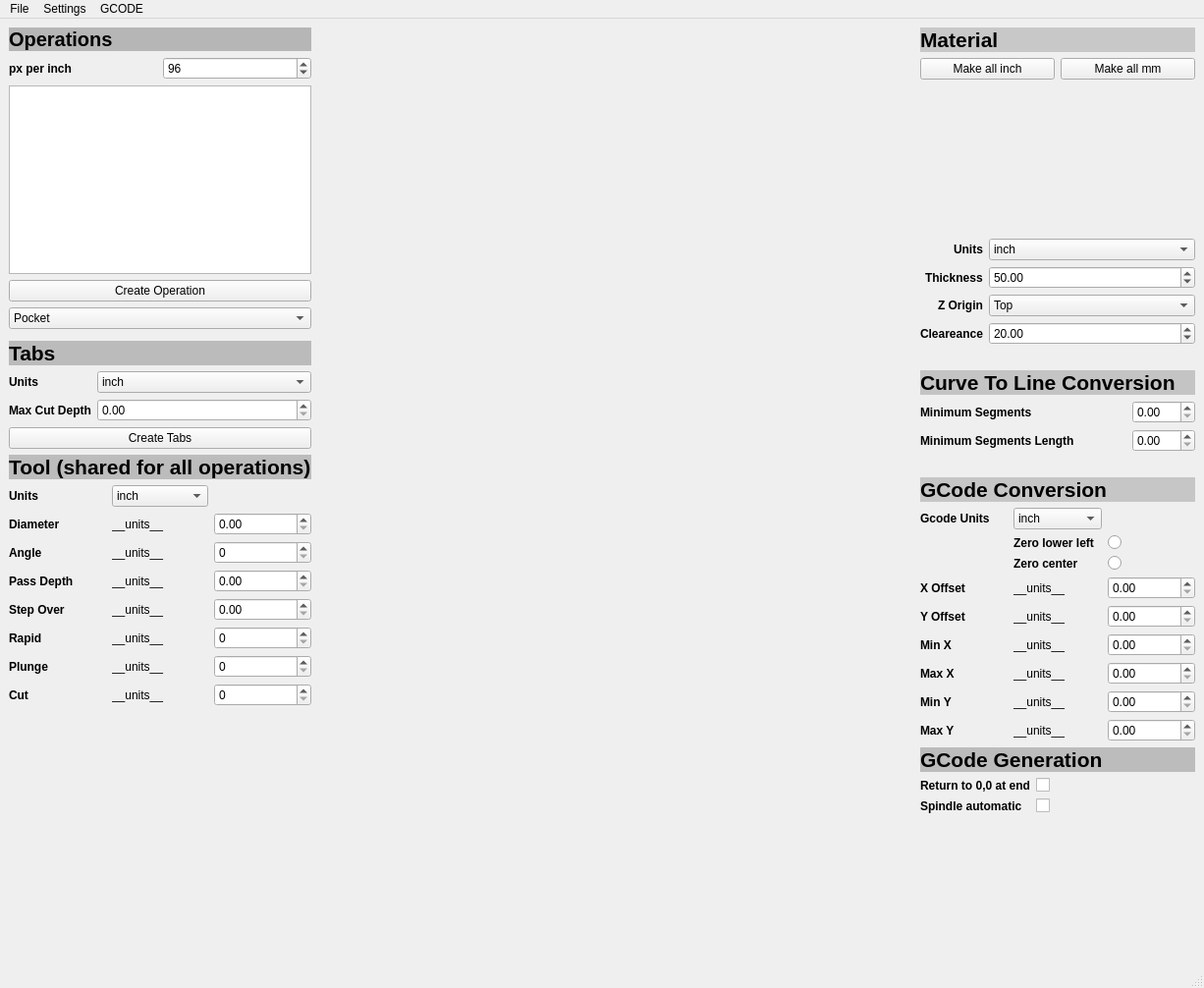
<?xml version="1.0" encoding="UTF-8"?>
<ui version="4.0">
 <class>main</class>
 <widget class="QMainWindow" name="main">
  <property name="geometry">
   <rect>
    <x>0</x>
    <y>0</y>
    <width>1226</width>
    <height>1006</height>
   </rect>
  </property>
  <property name="windowTitle">
   <string>main</string>
  </property>
  <widget class="QWidget" name="centralwidget">
   <layout class="QHBoxLayout" name="horizontalLayout_2" stretch="0,1,0">
    <item>
     <layout class="QVBoxLayout" name="verticalLayoutLeft" stretch="0,0,0,0">
      <item>
       <layout class="QVBoxLayout" name="verticalLayoutOperations">
        <item>
         <widget class="QLabel" name="labelOperations">
          <property name="font">
           <font>
            <pointsize>15</pointsize>
            <weight>75</weight>
            <bold>true</bold>
           </font>
          </property>
          <property name="autoFillBackground">
           <bool>false</bool>
          </property>
          <property name="styleSheet">
           <string notr="true">background-color: rgb(182, 182, 182);</string>
          </property>
          <property name="text">
           <string>Operations</string>
          </property>
         </widget>
        </item>
        <item>
         <layout class="QHBoxLayout" name="horizontalLayout">
          <item>
           <widget class="QLabel" name="labelPxPerInch">
            <property name="font">
             <font>
              <weight>75</weight>
              <bold>true</bold>
             </font>
            </property>
            <property name="text">
             <string>px per inch</string>
            </property>
           </widget>
          </item>
          <item>
           <widget class="QSpinBox" name="spinBoxPxPerInch">
            <property name="maximum">
             <number>126</number>
            </property>
            <property name="value">
             <number>96</number>
            </property>
           </widget>
          </item>
         </layout>
        </item>
        <item>
         <widget class="QTableWidget" name="tableWidget"/>
        </item>
        <item>
         <widget class="QPushButton" name="pushButton">
          <property name="text">
           <string>Create Operation</string>
          </property>
         </widget>
        </item>
        <item>
         <widget class="QComboBox" name="comboBoxOperation">
          <item>
           <property name="text">
            <string>Pocket</string>
           </property>
          </item>
          <item>
           <property name="text">
            <string>Inside</string>
           </property>
          </item>
          <item>
           <property name="text">
            <string>Outside</string>
           </property>
          </item>
          <item>
           <property name="text">
            <string>Engrave</string>
           </property>
          </item>
          <item>
           <property name="text">
            <string>V Pocket</string>
           </property>
          </item>
         </widget>
        </item>
        <item>
         <widget class="QWidget" name="widget_op" native="true"/>
        </item>
       </layout>
      </item>
      <item>
       <layout class="QVBoxLayout" name="verticalLayoutTabs" stretch="0,0,0">
        <item>
         <widget class="QLabel" name="label_Tabs">
          <property name="font">
           <font>
            <pointsize>16</pointsize>
            <weight>75</weight>
            <bold>true</bold>
           </font>
          </property>
          <property name="styleSheet">
           <string notr="true">background-color: rgb(187, 187, 187);</string>
          </property>
          <property name="text">
           <string>Tabs</string>
          </property>
         </widget>
        </item>
        <item>
         <layout class="QFormLayout" name="formLayout_Tabs">
          <property name="labelAlignment">
           <set>Qt::AlignLeading|Qt::AlignLeft|Qt::AlignVCenter</set>
          </property>
          <property name="formAlignment">
           <set>Qt::AlignLeading|Qt::AlignLeft|Qt::AlignTop</set>
          </property>
          <item row="0" column="0">
           <widget class="QLabel" name="label_TabsUnits">
            <property name="font">
             <font>
              <weight>75</weight>
              <bold>true</bold>
             </font>
            </property>
            <property name="text">
             <string>Units</string>
            </property>
           </widget>
          </item>
          <item row="0" column="1">
           <widget class="QComboBox" name="comboBox_Tabs_Units">
            <item>
             <property name="text">
              <string>inch</string>
             </property>
            </item>
            <item>
             <property name="text">
              <string>mm</string>
             </property>
            </item>
           </widget>
          </item>
          <item row="1" column="0">
           <widget class="QLabel" name="label_Tabs_MaxCutDepth">
            <property name="font">
             <font>
              <weight>75</weight>
              <bold>true</bold>
             </font>
            </property>
            <property name="text">
             <string>Max Cut Depth</string>
            </property>
           </widget>
          </item>
          <item row="1" column="1">
           <widget class="QDoubleSpinBox" name="doubleSpinBox_Tabs_MaxCutDepth"/>
          </item>
         </layout>
        </item>
        <item>
         <widget class="QPushButton" name="pushButton_Tabs_CreateTabs">
          <property name="text">
           <string>Create Tabs</string>
          </property>
         </widget>
        </item>
       </layout>
      </item>
      <item>
       <layout class="QVBoxLayout" name="verticalLayoutTools">
        <item>
         <widget class="QLabel" name="label_ToolTitle">
          <property name="font">
           <font>
            <pointsize>16</pointsize>
            <weight>75</weight>
            <bold>true</bold>
           </font>
          </property>
          <property name="styleSheet">
           <string notr="true">background-color: rgb(188, 188, 188);</string>
          </property>
          <property name="text">
           <string>Tool (shared for all operations)</string>
          </property>
         </widget>
        </item>
        <item>
         <layout class="QGridLayout" name="gridLayout_Tool">
          <item row="0" column="0">
           <widget class="QLabel" name="label_Tool_Units">
            <property name="font">
             <font>
              <weight>75</weight>
              <bold>true</bold>
             </font>
            </property>
            <property name="text">
             <string>Units</string>
            </property>
           </widget>
          </item>
          <item row="0" column="1">
           <widget class="QComboBox" name="comboBox_Tool_Units">
            <item>
             <property name="text">
              <string>inch</string>
             </property>
            </item>
            <item>
             <property name="text">
              <string>mm</string>
             </property>
            </item>
           </widget>
          </item>
          <item row="1" column="0">
           <widget class="QLabel" name="label_Tool_Diameter">
            <property name="font">
             <font>
              <weight>75</weight>
              <bold>true</bold>
             </font>
            </property>
            <property name="text">
             <string>Diameter</string>
            </property>
           </widget>
          </item>
          <item row="1" column="1">
           <widget class="QLabel" name="label_Tool_Diameter_UnitsDescr">
            <property name="text">
             <string>__units__</string>
            </property>
           </widget>
          </item>
          <item row="1" column="2">
           <widget class="QDoubleSpinBox" name="doubleSpinBox_Tool_Diameter"/>
          </item>
          <item row="2" column="0">
           <widget class="QLabel" name="label_Tool_Angle">
            <property name="font">
             <font>
              <weight>75</weight>
              <bold>true</bold>
             </font>
            </property>
            <property name="text">
             <string>Angle</string>
            </property>
           </widget>
          </item>
          <item row="2" column="1">
           <widget class="QLabel" name="label_Tool_Angle_UnitsDescr">
            <property name="text">
             <string>__units__</string>
            </property>
           </widget>
          </item>
          <item row="3" column="0">
           <widget class="QLabel" name="label_Tool_PassDepth">
            <property name="font">
             <font>
              <weight>75</weight>
              <bold>true</bold>
             </font>
            </property>
            <property name="text">
             <string>Pass Depth</string>
            </property>
           </widget>
          </item>
          <item row="3" column="1">
           <widget class="QLabel" name="label_Tool_PassDepth_UnitsDescr">
            <property name="text">
             <string>__units__</string>
            </property>
           </widget>
          </item>
          <item row="3" column="2">
           <widget class="QDoubleSpinBox" name="doubleSpinBox_Tool_PassDepth"/>
          </item>
          <item row="4" column="0">
           <widget class="QLabel" name="label_Tool_StepOver">
            <property name="font">
             <font>
              <weight>75</weight>
              <bold>true</bold>
             </font>
            </property>
            <property name="text">
             <string>Step Over</string>
            </property>
           </widget>
          </item>
          <item row="4" column="1">
           <widget class="QLabel" name="label_Tool_StepOver_UnitsDescr">
            <property name="text">
             <string>__units__</string>
            </property>
           </widget>
          </item>
          <item row="4" column="2">
           <widget class="QDoubleSpinBox" name="doubleSpinBox_Tool_StepOver"/>
          </item>
          <item row="5" column="0">
           <widget class="QLabel" name="label_Tool_Rapid">
            <property name="font">
             <font>
              <weight>75</weight>
              <bold>true</bold>
             </font>
            </property>
            <property name="text">
             <string>Rapid</string>
            </property>
           </widget>
          </item>
          <item row="5" column="1">
           <widget class="QLabel" name="label_Tool_Rapid_UnitsDescr">
            <property name="text">
             <string>__units__</string>
            </property>
           </widget>
          </item>
          <item row="6" column="0">
           <widget class="QLabel" name="label_Tool_Plunge">
            <property name="font">
             <font>
              <weight>75</weight>
              <bold>true</bold>
             </font>
            </property>
            <property name="text">
             <string>Plunge</string>
            </property>
           </widget>
          </item>
          <item row="6" column="1">
           <widget class="QLabel" name="label_Tool_Plunge_UnitsDescr">
            <property name="text">
             <string>__units__</string>
            </property>
           </widget>
          </item>
          <item row="7" column="0">
           <widget class="QLabel" name="label_Tool_Cut">
            <property name="font">
             <font>
              <weight>75</weight>
              <bold>true</bold>
             </font>
            </property>
            <property name="text">
             <string>Cut</string>
            </property>
           </widget>
          </item>
          <item row="7" column="1">
           <widget class="QLabel" name="label_Tool_Cut_UnitsDescr">
            <property name="text">
             <string>__units__</string>
            </property>
           </widget>
          </item>
          <item row="7" column="2">
           <widget class="QSpinBox" name="spinBox_Tool_Cut">
            <property name="toolTip">
             <string>The speed the tool moves horizontally during cutting</string>
            </property>
           </widget>
          </item>
          <item row="6" column="2">
           <widget class="QSpinBox" name="spinBox_Tool_Plunge">
            <property name="toolTip">
             <string>The speed the tool plunges downwards into the material</string>
            </property>
           </widget>
          </item>
          <item row="5" column="2">
           <widget class="QSpinBox" name="spinBox_Tool_Rapid">
            <property name="toolTip">
             <string>The speed the tool moves while not cutting</string>
            </property>
           </widget>
          </item>
          <item row="2" column="2">
           <widget class="QSpinBox" name="spinBox_Tool_Angle"/>
          </item>
         </layout>
        </item>
       </layout>
      </item>
      <item>
       <spacer name="verticalSpacer">
        <property name="orientation">
         <enum>Qt::Vertical</enum>
        </property>
        <property name="sizeHint" stdset="0">
         <size>
          <width>20</width>
          <height>40</height>
         </size>
        </property>
       </spacer>
      </item>
     </layout>
    </item>
    <item>
     <widget class="QWidget" name="widget" native="true">
      <property name="minimumSize">
       <size>
        <width>400</width>
        <height>0</height>
       </size>
      </property>
      <property name="maximumSize">
       <size>
        <width>16777215</width>
        <height>16777215</height>
       </size>
      </property>
     </widget>
    </item>
    <item>
     <layout class="QVBoxLayout" name="verticalLayoutRight" stretch="0,0,0,0,0,1">
      <item>
       <layout class="QVBoxLayout" name="verticalLayoutMaterial">
        <property name="bottomMargin">
         <number>20</number>
        </property>
        <item>
         <widget class="QLabel" name="labelMaterial">
          <property name="font">
           <font>
            <pointsize>16</pointsize>
            <weight>75</weight>
            <bold>true</bold>
           </font>
          </property>
          <property name="styleSheet">
           <string notr="true">background-color: rgb(200, 200, 200);</string>
          </property>
          <property name="text">
           <string>Material</string>
          </property>
         </widget>
        </item>
        <item>
         <layout class="QHBoxLayout" name="horizontalLayout_4">
          <item>
           <widget class="QPushButton" name="pushButton_MakeAll_inch">
            <property name="text">
             <string>Make all inch</string>
            </property>
           </widget>
          </item>
          <item>
           <widget class="QPushButton" name="pushButton_MakeAll_mm">
            <property name="text">
             <string>Make all mm</string>
            </property>
           </widget>
          </item>
         </layout>
        </item>
        <item>
         <layout class="QHBoxLayout" name="horizontalLayout_6">
          <item>
           <spacer name="horizontalSpacer_3">
            <property name="orientation">
             <enum>Qt::Horizontal</enum>
            </property>
            <property name="sizeHint" stdset="0">
             <size>
              <width>40</width>
              <height>20</height>
             </size>
            </property>
           </spacer>
          </item>
          <item>
           <widget class="QWidget" name="widget_display_material" native="true">
            <property name="minimumSize">
             <size>
              <width>200</width>
              <height>150</height>
             </size>
            </property>
            <property name="maximumSize">
             <size>
              <width>200</width>
              <height>150</height>
             </size>
            </property>
           </widget>
          </item>
          <item>
           <spacer name="horizontalSpacer_4">
            <property name="orientation">
             <enum>Qt::Horizontal</enum>
            </property>
            <property name="sizeHint" stdset="0">
             <size>
              <width>40</width>
              <height>20</height>
             </size>
            </property>
           </spacer>
          </item>
         </layout>
        </item>
        <item>
         <layout class="QFormLayout" name="formLayout_Material">
          <property name="labelAlignment">
           <set>Qt::AlignRight|Qt::AlignTrailing|Qt::AlignVCenter</set>
          </property>
          <property name="formAlignment">
           <set>Qt::AlignRight|Qt::AlignTop|Qt::AlignTrailing</set>
          </property>
          <item row="0" column="0">
           <widget class="QLabel" name="label_Material_Units">
            <property name="font">
             <font>
              <weight>75</weight>
              <bold>true</bold>
             </font>
            </property>
            <property name="text">
             <string>Units</string>
            </property>
           </widget>
          </item>
          <item row="0" column="1">
           <widget class="QComboBox" name="comboBox_Material_Units">
            <item>
             <property name="text">
              <string>inch</string>
             </property>
            </item>
            <item>
             <property name="text">
              <string>mm</string>
             </property>
            </item>
           </widget>
          </item>
          <item row="1" column="0">
           <widget class="QLabel" name="label_Material_Thickness">
            <property name="font">
             <font>
              <weight>75</weight>
              <bold>true</bold>
             </font>
            </property>
            <property name="text">
             <string>Thickness</string>
            </property>
           </widget>
          </item>
          <item row="1" column="1">
           <widget class="QDoubleSpinBox" name="doubleSpinBox_Material_Thickness">
            <property name="value">
             <double>50.000000000000000</double>
            </property>
           </widget>
          </item>
          <item row="2" column="0">
           <widget class="QLabel" name="label_Material_ZOrigin">
            <property name="font">
             <font>
              <weight>75</weight>
              <bold>true</bold>
             </font>
            </property>
            <property name="text">
             <string>Z Origin</string>
            </property>
           </widget>
          </item>
          <item row="2" column="1">
           <widget class="QComboBox" name="comboBox_Material_ZOrigin">
            <item>
             <property name="text">
              <string>Top</string>
             </property>
            </item>
            <item>
             <property name="text">
              <string>Bottom</string>
             </property>
            </item>
           </widget>
          </item>
          <item row="3" column="0">
           <widget class="QLabel" name="label_Material_Clearance">
            <property name="font">
             <font>
              <weight>75</weight>
              <bold>true</bold>
             </font>
            </property>
            <property name="text">
             <string>Cleareance</string>
            </property>
            <property name="alignment">
             <set>Qt::AlignRight|Qt::AlignTrailing|Qt::AlignVCenter</set>
            </property>
           </widget>
          </item>
          <item row="3" column="1">
           <widget class="QDoubleSpinBox" name="doubleSpinBox_Material_Clearance">
            <property name="value">
             <double>20.000000000000000</double>
            </property>
           </widget>
          </item>
         </layout>
        </item>
       </layout>
      </item>
      <item>
       <layout class="QVBoxLayout" name="verticalLayoutCurveToLineConversion">
        <property name="bottomMargin">
         <number>20</number>
        </property>
        <item>
         <widget class="QLabel" name="labelCurveToLineConversion">
          <property name="font">
           <font>
            <pointsize>16</pointsize>
            <weight>75</weight>
            <bold>true</bold>
           </font>
          </property>
          <property name="styleSheet">
           <string notr="true">background-color: rgb(196, 196, 196);</string>
          </property>
          <property name="text">
           <string>Curve To Line Conversion</string>
          </property>
         </widget>
        </item>
        <item>
         <layout class="QFormLayout" name="formLayoutCurveToLineConversion">
          <property name="labelAlignment">
           <set>Qt::AlignLeading|Qt::AlignLeft|Qt::AlignVCenter</set>
          </property>
          <property name="formAlignment">
           <set>Qt::AlignLeading|Qt::AlignLeft|Qt::AlignTop</set>
          </property>
          <property name="verticalSpacing">
           <number>6</number>
          </property>
          <item row="0" column="0">
           <widget class="QLabel" name="labelMinimumSegments">
            <property name="font">
             <font>
              <weight>75</weight>
              <bold>true</bold>
             </font>
            </property>
            <property name="text">
             <string>Minimum Segments</string>
            </property>
           </widget>
          </item>
          <item row="0" column="1">
           <widget class="QDoubleSpinBox" name="doubleSpinBox_CurveToLineConversion_MinimumSegments"/>
          </item>
          <item row="1" column="0">
           <widget class="QLabel" name="labelMinimumSegmentsLength">
            <property name="font">
             <font>
              <weight>75</weight>
              <bold>true</bold>
             </font>
            </property>
            <property name="text">
             <string>Minimum Segments Length                </string>
            </property>
           </widget>
          </item>
          <item row="1" column="1">
           <widget class="QDoubleSpinBox" name="doubleSpinBox_CurveToLineConversion_MinimumSegmentsLength"/>
          </item>
         </layout>
        </item>
       </layout>
      </item>
      <item>
       <layout class="QVBoxLayout" name="verticalLayoutGCodeConversion" stretch="0,0">
        <item>
         <widget class="QLabel" name="label_GCcodeConversion">
          <property name="font">
           <font>
            <pointsize>16</pointsize>
            <weight>75</weight>
            <bold>true</bold>
           </font>
          </property>
          <property name="styleSheet">
           <string notr="true">background-color: rgb(198, 198, 198);</string>
          </property>
          <property name="text">
           <string>GCode Conversion</string>
          </property>
         </widget>
        </item>
        <item>
         <layout class="QGridLayout" name="gridLayout_GCodeConversion">
          <item row="6" column="0">
           <widget class="QLabel" name="label_GCodeConversion_MinX">
            <property name="font">
             <font>
              <weight>75</weight>
              <bold>true</bold>
             </font>
            </property>
            <property name="text">
             <string>Min X</string>
            </property>
           </widget>
          </item>
          <item row="4" column="1">
           <widget class="QLabel" name="label_GCodeConversion_XOffset_UnitsDescr">
            <property name="text">
             <string>__units__</string>
            </property>
           </widget>
          </item>
          <item row="2" column="2">
           <widget class="QRadioButton" name="radioButton_GCodeConversion_ZeroCenter">
            <property name="text">
             <string/>
            </property>
           </widget>
          </item>
          <item row="6" column="2">
           <widget class="QDoubleSpinBox" name="doubleSpinBox_GCodeConversion_MinX"/>
          </item>
          <item row="8" column="2">
           <widget class="QDoubleSpinBox" name="doubleSpinBox_GCodeConversion_MinY"/>
          </item>
          <item row="1" column="1">
           <widget class="QLabel" name="label_GCodeConversion_ZeroLowerLeft">
            <property name="font">
             <font>
              <weight>75</weight>
              <bold>true</bold>
             </font>
            </property>
            <property name="text">
             <string>Zero lower left</string>
            </property>
           </widget>
          </item>
          <item row="5" column="0">
           <widget class="QLabel" name="label_GCodeConversion_YOffset">
            <property name="font">
             <font>
              <weight>75</weight>
              <bold>true</bold>
             </font>
            </property>
            <property name="text">
             <string>Y Offset</string>
            </property>
           </widget>
          </item>
          <item row="9" column="1">
           <widget class="QLabel" name="label_GCodeConversion_MaxY_UnitsDescr">
            <property name="text">
             <string>__units__</string>
            </property>
           </widget>
          </item>
          <item row="7" column="1">
           <widget class="QLabel" name="label_GCodeConversion_MaxX_UnitsDescr">
            <property name="text">
             <string>__units__</string>
            </property>
           </widget>
          </item>
          <item row="9" column="0">
           <widget class="QLabel" name="label_GCodeConversion_MaxY">
            <property name="font">
             <font>
              <weight>75</weight>
              <bold>true</bold>
             </font>
            </property>
            <property name="text">
             <string>Max Y</string>
            </property>
           </widget>
          </item>
          <item row="8" column="0">
           <widget class="QLabel" name="label_GCodeConversion_MinY">
            <property name="font">
             <font>
              <weight>75</weight>
              <bold>true</bold>
             </font>
            </property>
            <property name="text">
             <string>Min Y</string>
            </property>
           </widget>
          </item>
          <item row="2" column="1">
           <widget class="QLabel" name="label_GCodeConversion_ZeroCenter">
            <property name="font">
             <font>
              <weight>75</weight>
              <bold>true</bold>
             </font>
            </property>
            <property name="text">
             <string>Zero center</string>
            </property>
           </widget>
          </item>
          <item row="0" column="0">
           <widget class="QLabel" name="label_GCodeConversion_GCodeUnits">
            <property name="font">
             <font>
              <weight>75</weight>
              <bold>true</bold>
             </font>
            </property>
            <property name="text">
             <string>Gcode Units</string>
            </property>
           </widget>
          </item>
          <item row="6" column="1">
           <widget class="QLabel" name="label_GCodeConversion_MinX_UnitsDescr">
            <property name="text">
             <string>__units__</string>
            </property>
           </widget>
          </item>
          <item row="1" column="2">
           <widget class="QRadioButton" name="radioButton_GCodeConversion_ZeroLowerLeft">
            <property name="text">
             <string/>
            </property>
           </widget>
          </item>
          <item row="8" column="1">
           <widget class="QLabel" name="label_GCodeConversion_MinY_UnitsDescr">
            <property name="text">
             <string>__units__</string>
            </property>
           </widget>
          </item>
          <item row="5" column="1">
           <widget class="QLabel" name="label_GCodeConversion_YOffset_UnitsDescr">
            <property name="text">
             <string>__units__</string>
            </property>
           </widget>
          </item>
          <item row="7" column="2">
           <widget class="QDoubleSpinBox" name="doubleSpinBox_GCodeConversion_MaxX"/>
          </item>
          <item row="4" column="2">
           <widget class="QDoubleSpinBox" name="doubleSpinBox_GCodeConversion_XOffset"/>
          </item>
          <item row="4" column="0">
           <widget class="QLabel" name="label_GCodeConversion_XOffset">
            <property name="font">
             <font>
              <weight>75</weight>
              <bold>true</bold>
             </font>
            </property>
            <property name="text">
             <string>X Offset</string>
            </property>
           </widget>
          </item>
          <item row="5" column="2">
           <widget class="QDoubleSpinBox" name="doubleSpinBox_GCodeConversion_YOffset"/>
          </item>
          <item row="9" column="2">
           <widget class="QDoubleSpinBox" name="doubleSpinBox_GCodeConversion_MaxY"/>
          </item>
          <item row="0" column="1">
           <widget class="QComboBox" name="comboBox_GCodeConversion_Units">
            <item>
             <property name="text">
              <string>inch</string>
             </property>
            </item>
            <item>
             <property name="text">
              <string>mm</string>
             </property>
            </item>
           </widget>
          </item>
          <item row="7" column="0">
           <widget class="QLabel" name="label_GCodeConversion_MaxX">
            <property name="font">
             <font>
              <weight>75</weight>
              <bold>true</bold>
             </font>
            </property>
            <property name="text">
             <string>Max X</string>
            </property>
           </widget>
          </item>
         </layout>
        </item>
       </layout>
      </item>
      <item>
       <layout class="QVBoxLayout" name="verticalLayoutGCodeGeneration">
        <item>
         <widget class="QLabel" name="labelGCodeGeneration">
          <property name="font">
           <font>
            <pointsize>16</pointsize>
            <weight>75</weight>
            <bold>true</bold>
           </font>
          </property>
          <property name="styleSheet">
           <string notr="true">background-color: rgb(188, 188, 188);</string>
          </property>
          <property name="text">
           <string>GCode Generation</string>
          </property>
         </widget>
        </item>
       </layout>
      </item>
      <item>
       <layout class="QFormLayout" name="formLayout_4">
        <property name="formAlignment">
         <set>Qt::AlignCenter</set>
        </property>
        <item row="0" column="0">
         <widget class="QLabel" name="label_22">
          <property name="font">
           <font>
            <weight>75</weight>
            <bold>true</bold>
           </font>
          </property>
          <property name="text">
           <string>Return to 0,0 at end</string>
          </property>
          <property name="alignment">
           <set>Qt::AlignLeading|Qt::AlignLeft|Qt::AlignVCenter</set>
          </property>
         </widget>
        </item>
        <item row="0" column="1">
         <widget class="QCheckBox" name="checkBox_GCodeGeneration_ReturnToZeroAtEnd">
          <property name="text">
           <string/>
          </property>
         </widget>
        </item>
        <item row="1" column="0">
         <widget class="QLabel" name="labelSpindleAutomatic">
          <property name="font">
           <font>
            <weight>75</weight>
            <bold>true</bold>
           </font>
          </property>
          <property name="text">
           <string>Spindle automatic</string>
          </property>
         </widget>
        </item>
        <item row="1" column="1">
         <widget class="QCheckBox" name="checkBox_GCodeGeneration_SpindleAutomatic">
          <property name="text">
           <string/>
          </property>
         </widget>
        </item>
       </layout>
      </item>
      <item>
       <spacer name="verticalSpacer_2">
        <property name="orientation">
         <enum>Qt::Vertical</enum>
        </property>
        <property name="sizeHint" stdset="0">
         <size>
          <width>20</width>
          <height>40</height>
         </size>
        </property>
       </spacer>
      </item>
     </layout>
    </item>
   </layout>
  </widget>
  <widget class="QMenuBar" name="menubar">
   <property name="geometry">
    <rect>
     <x>0</x>
     <y>0</y>
     <width>1226</width>
     <height>21</height>
    </rect>
   </property>
   <widget class="QMenu" name="menuFile">
    <property name="title">
     <string>File</string>
    </property>
    <addaction name="actionOpen_SVG"/>
   </widget>
   <widget class="QMenu" name="menuSettings">
    <property name="title">
     <string>Settings</string>
    </property>
    <addaction name="actionSaveSettings"/>
    <addaction name="actionOpenSettings"/>
   </widget>
   <widget class="QMenu" name="menuGCODE">
    <property name="title">
     <string>GCODE</string>
    </property>
    <addaction name="actionSaveGCode"/>
   </widget>
   <addaction name="menuFile"/>
   <addaction name="menuSettings"/>
   <addaction name="menuGCODE"/>
  </widget>
  <widget class="QStatusBar" name="statusbar"/>
  <action name="actionOpen_SVG">
   <property name="text">
    <string>Open SVG</string>
   </property>
  </action>
  <action name="actionSaveSettings">
   <property name="text">
    <string>Save</string>
   </property>
  </action>
  <action name="actionOpenSettings">
   <property name="text">
    <string>Open...</string>
   </property>
  </action>
  <action name="actionSaveGCode">
   <property name="text">
    <string>Save</string>
   </property>
  </action>
 </widget>
 <resources/>
 <connections/>
</ui>
